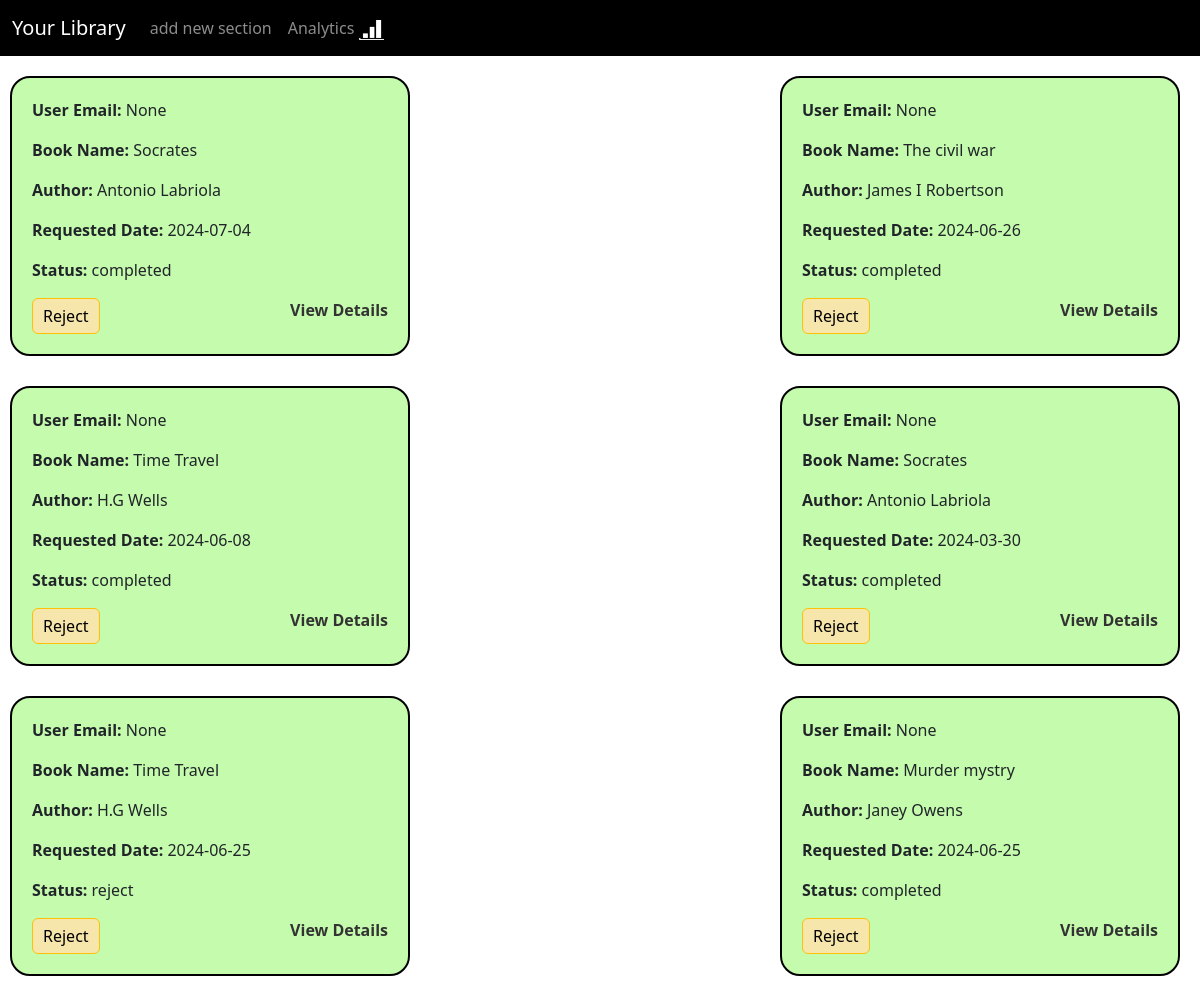
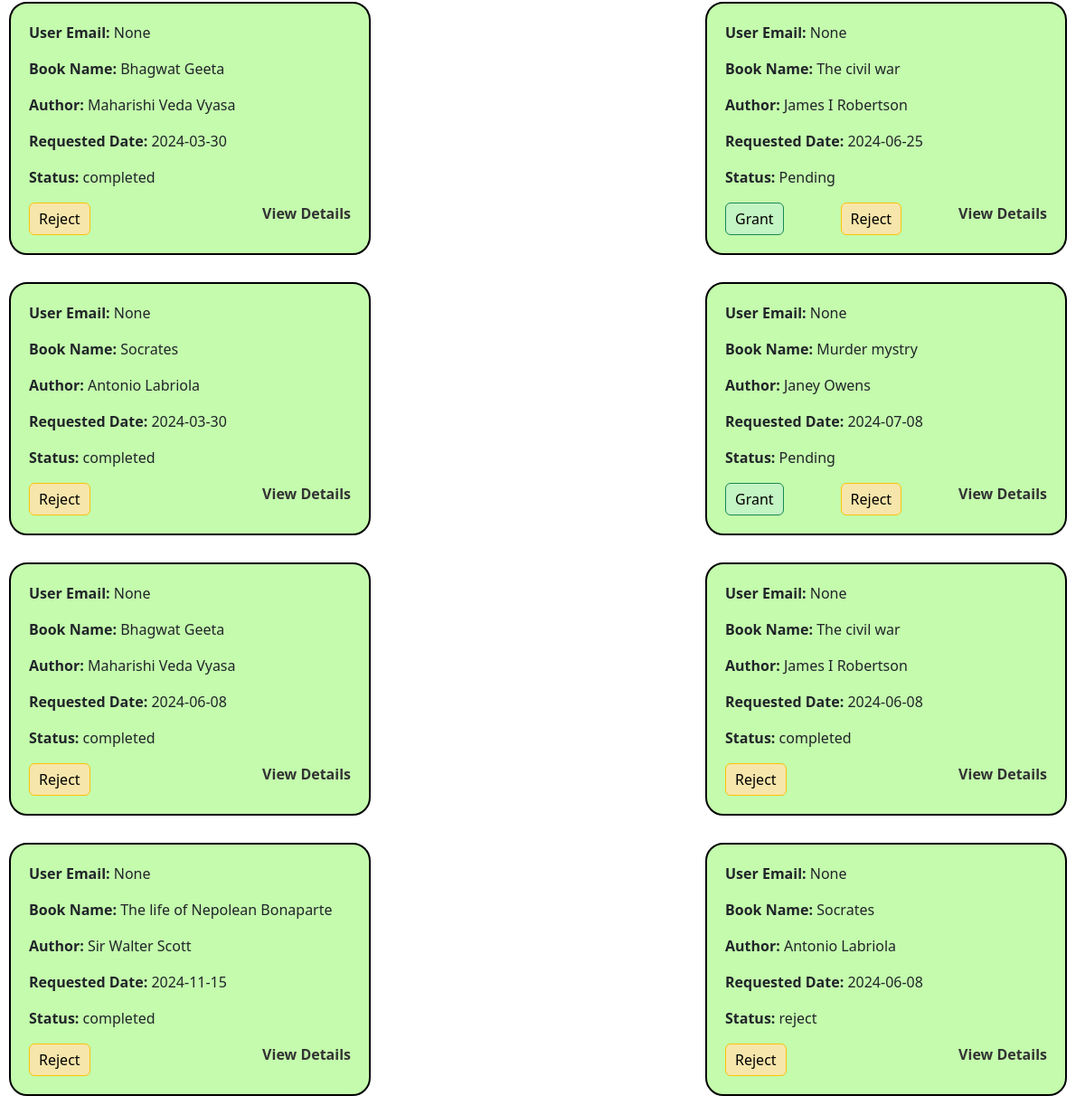
Page /dashboard on the earlier database version (2 pictures, top to bottom).
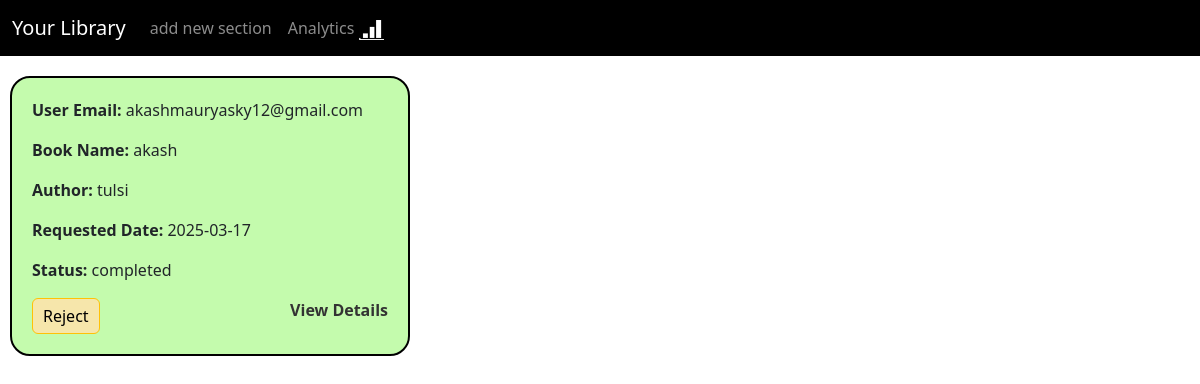
Same page on the later database version.
### tables this page shows
CREATE TABLE Requests (
        request_id INTEGER PRIMARY KEY AUTOINCREMENT,
        user_id INTEGER,
        book_id INTEGER,
        book_name TEXT,
        author_name TEXT,
        section_name TEXT,
        request_date DATE,
        status TEXT,
        issue_date DATE,
        return_date DATE,
        days INTEGER,
        feedback TEXT,
        rating INTEGER,
        FOREIGN KEY (user_id) REFERENCES Users(id),
        FOREIGN KEY (book_id) REFERENCES Books(id)
    );

CREATE TABLE users (
                id INTEGER PRIMARY KEY AUTOINCREMENT,
                email TEXT UNIQUE NOT NULL,
                password TEXT NOT NULL,
                is_admin INTEGER DEFAULT 0,
                is_block INTEGER DEFAULT 0,
                last_login TIMESTAMP
            );

### dashboard.py (the view)
@dashboard.route('/dashboard')
def board():
    conn = sqlite3.connect('library.db')
    cursor = conn.cursor()
    cursor.execute("SELECT * FROM Requests")
    requests = cursor.fetchall()
    user_emails = {}
    cursor.execute("SELECT id, email FROM users")
    users = cursor.fetchall()
    for user in users:
        user_emails[user[0]] = user[1]
    conn.close()
    modified_requests = []
    for req in requests:
        if req[7] == 'grant' and req[8]:
            issue_date = datetime.strptime(req[8], '%Y-%m-%d')
            return_date = datetime.strptime(req[9], '%Y-%m-%d')
            days_left = (return_date - datetime.now()).days+1
            if days_left <= -3:
                conn = sqlite3.connect('library.db')
                cursor = conn.cursor()
                cursor.execute("UPDATE Requests SET status = ? WHERE request_id = ?", ('completed', req[0]))
                conn.commit()
                conn.close()
            modified_req = list(req)
            modified_req.append(days_left)
            modified_requests.append(tuple(modified_req))
        else:
            modified_requests.append(req)
    reversed_requests = list(reversed(modified_requests))
    return render_template("dashboard.html", requests=reversed_requests, user_emails=user_emails)

### templates/dashboard.html (shortened to what this page needs)
<!DOCTYPE html>
<html lang="en">
  <head>
    <link
      href="https://cdn.jsdelivr.net/npm/bootstrap@5.3.3/dist/css/bootstrap.min.css"
      rel="stylesheet"
    />
  </head>
  <body>
    <nav class="navbar navbar-expand-lg bg-black navbar-dark">
      <div class="container-fluid">
        <a class="navbar-brand" href="/">Your Library</a>
        <div class="collapse navbar-collapse" id="navbarSupportedContent">
          <ul class="navbar-nav me-auto mb-2 mb-lg-0">
            <li class="nav-item">
              <a class="nav-link" href="/add_new_section">add new section</a>
            </li>
            <li class="nav-item">
              <a class="nav-link" href="/librarian_dashboard">Analytics  <img src="static/imag5.png" style="height: 20px; width: 25px;" alt=""></a>
            </li>
        </div>
      </div>
    </nav>
    <div class="request-container">
      {% for req in requests %}
      <div class="request-box">
        <div class="request-details">
          <p>
            <strong>User Email:</strong> {{ user_emails.get(req[1]) }}
          </p>
          <p><strong>Book Name:</strong> {{ req[3] }}</p>
          <p><strong>Author:</strong> {{ req[4] }}</p>
          <p><strong>Requested Date:</strong> {{ req[6] }}</p>
          <p><strong>Status:</strong> {{ req[7] }}</p>
        </div>
        <div class="button-container">
          {% if req[7] == 'Pending' %}
          <button
            type="button"
            class="btn btn-success"
            onclick="showForm({{ req[0] }})"
            style="color: black; background-color: rgb(195, 244, 195)">Grant</button>
          {% endif %}
          <button
            type="button"
            class="btn btn-warning"
            onclick="updateStatus({{ req[0] }}, 'reject')"
            style="color: black; background-color: rgb(246, 230, 171)"
          >
            Reject
          </button>
          <a
            href="#"
            onclick="showBookDetails('{{ req[3] }}', '{{ req[4] }}', '{{ req[5] }}', {{ req[10] }}, '{{ user_emails.get(req[1], 'N/A') }}')"
            >View Details</a
          >
        </div>
      </div>
      {% endfor %}
    </div>
  </body>
</html>

Differences in the rows shown:
removed Requests: get "None", book_name "Socrates", author_name "Antonio Labriola", request_date "2024-07-04", status "completed"
removed Requests: get "None", book_name "The civil war", author_name "James I Robertson", request_date "2024-06-26", status "completed"
removed Requests: get "None", book_name "Time Travel", author_name "H.G Wells", request_date "2024-06-08", status "completed"
removed Requests: get "None", book_name "Socrates", author_name "Antonio Labriola", request_date "2024-03-30", status "completed"
removed Requests: get "None", book_name "Time Travel", author_name "H.G Wells", request_date "2024-06-25", status "reject"
removed Requests: get "None", book_name "Murder mystry", author_name "Janey Owens", request_date "2024-06-25", status "completed"
removed Requests: get "None", book_name "Bhagwat Geeta", author_name "Maharishi Veda Vyasa", request_date "2024-03-30", status "completed"
removed Requests: get "None", book_name "The civil war", author_name "James I Robertson", request_date "2024-06-25", status "Pending"
removed Requests: get "None", book_name "Socrates", author_name "Antonio Labriola", request_date "2024-03-30", status "completed"
removed Requests: get "None", book_name "Murder mystry", author_name "Janey Owens", request_date "2024-07-08", status "Pending"
removed Requests: get "None", book_name "Bhagwat Geeta", author_name "Maharishi Veda Vyasa", request_date "2024-06-08", status "completed"
removed Requests: get "None", book_name "The civil war", author_name "James I Robertson", request_date "2024-06-08", status "completed"
removed Requests: get "None", book_name "The life of Nepolean Bonaparte", author_name "Sir Walter Scott", request_date "2024-11-15", status "completed"
removed Requests: get "None", book_name "Socrates", author_name "Antonio Labriola", request_date "2024-06-08", status "reject"
added Requests: book_name "akash", author_name "tulsi", request_date "2025-03-17", status "completed"
added users: get "akashmauryasky12@gmail.com"
